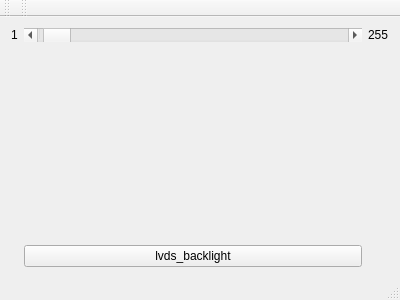
<?xml version="1.0" encoding="UTF-8"?>
<ui version="4.0">
 <class>MainWindow</class>
 <widget class="QMainWindow" name="MainWindow">
  <property name="geometry">
   <rect>
    <x>0</x>
    <y>0</y>
    <width>400</width>
    <height>300</height>
   </rect>
  </property>
  <property name="windowTitle">
   <string>BackLight</string>
  </property>
  <widget class="QWidget" name="centralWidget">
   <layout class="QVBoxLayout" name="verticalLayout_2">
    <item>
     <layout class="QGridLayout" name="gridLayout">
      <item row="3" column="1">
       <widget class="QPushButton" name="switch_backlight">
        <property name="text">
         <string>lvds_backlight</string>
        </property>
       </widget>
      </item>
      <item row="0" column="1">
       <widget class="QScrollBar" name="slider">
        <property name="sizePolicy">
         <sizepolicy hsizetype="Expanding" vsizetype="Fixed">
          <horstretch>0</horstretch>
          <verstretch>50</verstretch>
         </sizepolicy>
        </property>
        <property name="maximumSize">
         <size>
          <width>16777215</width>
          <height>16777215</height>
         </size>
        </property>
        <property name="maximum">
         <number>255</number>
        </property>
        <property name="value">
         <number>5</number>
        </property>
        <property name="orientation">
         <enum>Qt::Horizontal</enum>
        </property>
       </widget>
      </item>
      <item row="0" column="2">
       <widget class="QLabel" name="label_2">
        <property name="sizePolicy">
         <sizepolicy hsizetype="Preferred" vsizetype="Expanding">
          <horstretch>0</horstretch>
          <verstretch>0</verstretch>
         </sizepolicy>
        </property>
        <property name="text">
         <string>255</string>
        </property>
       </widget>
      </item>
      <item row="0" column="0">
       <widget class="QLabel" name="label">
        <property name="sizePolicy">
         <sizepolicy hsizetype="Preferred" vsizetype="Expanding">
          <horstretch>0</horstretch>
          <verstretch>0</verstretch>
         </sizepolicy>
        </property>
        <property name="maximumSize">
         <size>
          <width>16777215</width>
          <height>16777215</height>
         </size>
        </property>
        <property name="text">
         <string>1</string>
        </property>
       </widget>
      </item>
      <item row="2" column="1">
       <spacer name="verticalSpacer">
        <property name="orientation">
         <enum>Qt::Vertical</enum>
        </property>
        <property name="sizeHint" stdset="0">
         <size>
          <width>20</width>
          <height>200</height>
         </size>
        </property>
       </spacer>
      </item>
     </layout>
    </item>
   </layout>
   <zorder></zorder>
  </widget>
  <widget class="QMenuBar" name="menuBar">
   <property name="geometry">
    <rect>
     <x>0</x>
     <y>0</y>
     <width>400</width>
     <height>22</height>
    </rect>
   </property>
  </widget>
  <widget class="QToolBar" name="mainToolBar">
   <attribute name="toolBarArea">
    <enum>TopToolBarArea</enum>
   </attribute>
   <attribute name="toolBarBreak">
    <bool>false</bool>
   </attribute>
  </widget>
  <widget class="QStatusBar" name="statusBar"/>
  <widget class="QToolBar" name="toolBar">
   <property name="windowTitle">
    <string>toolBar</string>
   </property>
   <attribute name="toolBarArea">
    <enum>TopToolBarArea</enum>
   </attribute>
   <attribute name="toolBarBreak">
    <bool>false</bool>
   </attribute>
  </widget>
 </widget>
 <layoutdefault spacing="6" margin="11"/>
 <resources/>
 <connections/>
</ui>
